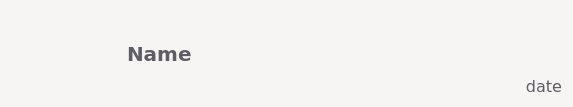
<?xml version="1.0" encoding="UTF-8"?>
<ui version="4.0">
 <class>itemWidget</class>
 <widget class="QWidget" name="itemWidget">
  <property name="geometry">
   <rect>
    <x>0</x>
    <y>0</y>
    <width>573</width>
    <height>103</height>
   </rect>
  </property>
  <property name="palette">
   <palette>
    <active>
     <colorrole role="WindowText">
      <brush brushstyle="SolidPattern">
       <color alpha="255">
        <red>94</red>
        <green>92</green>
        <blue>100</blue>
       </color>
      </brush>
     </colorrole>
     <colorrole role="Button">
      <brush brushstyle="SolidPattern">
       <color alpha="255">
        <red>246</red>
        <green>245</green>
        <blue>244</blue>
       </color>
      </brush>
     </colorrole>
     <colorrole role="Light">
      <brush brushstyle="SolidPattern">
       <color alpha="255">
        <red>255</red>
        <green>255</green>
        <blue>255</blue>
       </color>
      </brush>
     </colorrole>
     <colorrole role="Midlight">
      <brush brushstyle="SolidPattern">
       <color alpha="255">
        <red>250</red>
        <green>250</green>
        <blue>249</blue>
       </color>
      </brush>
     </colorrole>
     <colorrole role="Dark">
      <brush brushstyle="SolidPattern">
       <color alpha="255">
        <red>123</red>
        <green>122</green>
        <blue>122</blue>
       </color>
      </brush>
     </colorrole>
     <colorrole role="Mid">
      <brush brushstyle="SolidPattern">
       <color alpha="255">
        <red>164</red>
        <green>163</green>
        <blue>163</blue>
       </color>
      </brush>
     </colorrole>
     <colorrole role="Text">
      <brush brushstyle="SolidPattern">
       <color alpha="255">
        <red>0</red>
        <green>0</green>
        <blue>0</blue>
       </color>
      </brush>
     </colorrole>
     <colorrole role="BrightText">
      <brush brushstyle="SolidPattern">
       <color alpha="255">
        <red>255</red>
        <green>255</green>
        <blue>255</blue>
       </color>
      </brush>
     </colorrole>
     <colorrole role="ButtonText">
      <brush brushstyle="SolidPattern">
       <color alpha="255">
        <red>0</red>
        <green>0</green>
        <blue>0</blue>
       </color>
      </brush>
     </colorrole>
     <colorrole role="Base">
      <brush brushstyle="SolidPattern">
       <color alpha="255">
        <red>255</red>
        <green>255</green>
        <blue>255</blue>
       </color>
      </brush>
     </colorrole>
     <colorrole role="Window">
      <brush brushstyle="SolidPattern">
       <color alpha="255">
        <red>246</red>
        <green>245</green>
        <blue>244</blue>
       </color>
      </brush>
     </colorrole>
     <colorrole role="Shadow">
      <brush brushstyle="SolidPattern">
       <color alpha="255">
        <red>0</red>
        <green>0</green>
        <blue>0</blue>
       </color>
      </brush>
     </colorrole>
     <colorrole role="AlternateBase">
      <brush brushstyle="SolidPattern">
       <color alpha="255">
        <red>250</red>
        <green>250</green>
        <blue>249</blue>
       </color>
      </brush>
     </colorrole>
     <colorrole role="ToolTipBase">
      <brush brushstyle="SolidPattern">
       <color alpha="255">
        <red>255</red>
        <green>255</green>
        <blue>220</blue>
       </color>
      </brush>
     </colorrole>
     <colorrole role="ToolTipText">
      <brush brushstyle="SolidPattern">
       <color alpha="255">
        <red>0</red>
        <green>0</green>
        <blue>0</blue>
       </color>
      </brush>
     </colorrole>
    </active>
    <inactive>
     <colorrole role="WindowText">
      <brush brushstyle="SolidPattern">
       <color alpha="255">
        <red>94</red>
        <green>92</green>
        <blue>100</blue>
       </color>
      </brush>
     </colorrole>
     <colorrole role="Button">
      <brush brushstyle="SolidPattern">
       <color alpha="255">
        <red>246</red>
        <green>245</green>
        <blue>244</blue>
       </color>
      </brush>
     </colorrole>
     <colorrole role="Light">
      <brush brushstyle="SolidPattern">
       <color alpha="255">
        <red>255</red>
        <green>255</green>
        <blue>255</blue>
       </color>
      </brush>
     </colorrole>
     <colorrole role="Midlight">
      <brush brushstyle="SolidPattern">
       <color alpha="255">
        <red>250</red>
        <green>250</green>
        <blue>249</blue>
       </color>
      </brush>
     </colorrole>
     <colorrole role="Dark">
      <brush brushstyle="SolidPattern">
       <color alpha="255">
        <red>123</red>
        <green>122</green>
        <blue>122</blue>
       </color>
      </brush>
     </colorrole>
     <colorrole role="Mid">
      <brush brushstyle="SolidPattern">
       <color alpha="255">
        <red>164</red>
        <green>163</green>
        <blue>163</blue>
       </color>
      </brush>
     </colorrole>
     <colorrole role="Text">
      <brush brushstyle="SolidPattern">
       <color alpha="255">
        <red>0</red>
        <green>0</green>
        <blue>0</blue>
       </color>
      </brush>
     </colorrole>
     <colorrole role="BrightText">
      <brush brushstyle="SolidPattern">
       <color alpha="255">
        <red>255</red>
        <green>255</green>
        <blue>255</blue>
       </color>
      </brush>
     </colorrole>
     <colorrole role="ButtonText">
      <brush brushstyle="SolidPattern">
       <color alpha="255">
        <red>0</red>
        <green>0</green>
        <blue>0</blue>
       </color>
      </brush>
     </colorrole>
     <colorrole role="Base">
      <brush brushstyle="SolidPattern">
       <color alpha="255">
        <red>255</red>
        <green>255</green>
        <blue>255</blue>
       </color>
      </brush>
     </colorrole>
     <colorrole role="Window">
      <brush brushstyle="SolidPattern">
       <color alpha="255">
        <red>246</red>
        <green>245</green>
        <blue>244</blue>
       </color>
      </brush>
     </colorrole>
     <colorrole role="Shadow">
      <brush brushstyle="SolidPattern">
       <color alpha="255">
        <red>0</red>
        <green>0</green>
        <blue>0</blue>
       </color>
      </brush>
     </colorrole>
     <colorrole role="AlternateBase">
      <brush brushstyle="SolidPattern">
       <color alpha="255">
        <red>250</red>
        <green>250</green>
        <blue>249</blue>
       </color>
      </brush>
     </colorrole>
     <colorrole role="ToolTipBase">
      <brush brushstyle="SolidPattern">
       <color alpha="255">
        <red>255</red>
        <green>255</green>
        <blue>220</blue>
       </color>
      </brush>
     </colorrole>
     <colorrole role="ToolTipText">
      <brush brushstyle="SolidPattern">
       <color alpha="255">
        <red>0</red>
        <green>0</green>
        <blue>0</blue>
       </color>
      </brush>
     </colorrole>
    </inactive>
    <disabled>
     <colorrole role="WindowText">
      <brush brushstyle="SolidPattern">
       <color alpha="255">
        <red>123</red>
        <green>122</green>
        <blue>122</blue>
       </color>
      </brush>
     </colorrole>
     <colorrole role="Button">
      <brush brushstyle="SolidPattern">
       <color alpha="255">
        <red>246</red>
        <green>245</green>
        <blue>244</blue>
       </color>
      </brush>
     </colorrole>
     <colorrole role="Light">
      <brush brushstyle="SolidPattern">
       <color alpha="255">
        <red>255</red>
        <green>255</green>
        <blue>255</blue>
       </color>
      </brush>
     </colorrole>
     <colorrole role="Midlight">
      <brush brushstyle="SolidPattern">
       <color alpha="255">
        <red>250</red>
        <green>250</green>
        <blue>249</blue>
       </color>
      </brush>
     </colorrole>
     <colorrole role="Dark">
      <brush brushstyle="SolidPattern">
       <color alpha="255">
        <red>123</red>
        <green>122</green>
        <blue>122</blue>
       </color>
      </brush>
     </colorrole>
     <colorrole role="Mid">
      <brush brushstyle="SolidPattern">
       <color alpha="255">
        <red>164</red>
        <green>163</green>
        <blue>163</blue>
       </color>
      </brush>
     </colorrole>
     <colorrole role="Text">
      <brush brushstyle="SolidPattern">
       <color alpha="255">
        <red>123</red>
        <green>122</green>
        <blue>122</blue>
       </color>
      </brush>
     </colorrole>
     <colorrole role="BrightText">
      <brush brushstyle="SolidPattern">
       <color alpha="255">
        <red>255</red>
        <green>255</green>
        <blue>255</blue>
       </color>
      </brush>
     </colorrole>
     <colorrole role="ButtonText">
      <brush brushstyle="SolidPattern">
       <color alpha="255">
        <red>123</red>
        <green>122</green>
        <blue>122</blue>
       </color>
      </brush>
     </colorrole>
     <colorrole role="Base">
      <brush brushstyle="SolidPattern">
       <color alpha="255">
        <red>246</red>
        <green>245</green>
        <blue>244</blue>
       </color>
      </brush>
     </colorrole>
     <colorrole role="Window">
      <brush brushstyle="SolidPattern">
       <color alpha="255">
        <red>246</red>
        <green>245</green>
        <blue>244</blue>
       </color>
      </brush>
     </colorrole>
     <colorrole role="Shadow">
      <brush brushstyle="SolidPattern">
       <color alpha="255">
        <red>0</red>
        <green>0</green>
        <blue>0</blue>
       </color>
      </brush>
     </colorrole>
     <colorrole role="AlternateBase">
      <brush brushstyle="SolidPattern">
       <color alpha="255">
        <red>246</red>
        <green>245</green>
        <blue>244</blue>
       </color>
      </brush>
     </colorrole>
     <colorrole role="ToolTipBase">
      <brush brushstyle="SolidPattern">
       <color alpha="255">
        <red>255</red>
        <green>255</green>
        <blue>220</blue>
       </color>
      </brush>
     </colorrole>
     <colorrole role="ToolTipText">
      <brush brushstyle="SolidPattern">
       <color alpha="255">
        <red>0</red>
        <green>0</green>
        <blue>0</blue>
       </color>
      </brush>
     </colorrole>
    </disabled>
   </palette>
  </property>
  <property name="font">
   <font>
    <family>MS Shell Dlg 2</family>
   </font>
  </property>
  <property name="windowTitle">
   <string>Form</string>
  </property>
  <layout class="QHBoxLayout" name="horizontalLayout">
   <item>
    <widget class="QLabel" name="cover_label">
     <property name="minimumSize">
      <size>
       <width>110</width>
       <height>85</height>
      </size>
     </property>
     <property name="maximumSize">
      <size>
       <width>110</width>
       <height>85</height>
      </size>
     </property>
     <property name="text">
      <string/>
     </property>
     <property name="scaledContents">
      <bool>true</bool>
     </property>
    </widget>
   </item>
   <item>
    <widget class="QLabel" name="name_label">
     <property name="sizePolicy">
      <sizepolicy hsizetype="MinimumExpanding" vsizetype="Preferred">
       <horstretch>0</horstretch>
       <verstretch>0</verstretch>
      </sizepolicy>
     </property>
     <property name="palette">
      <palette>
       <active>
        <colorrole role="WindowText">
         <brush brushstyle="SolidPattern">
          <color alpha="255">
           <red>94</red>
           <green>92</green>
           <blue>100</blue>
          </color>
         </brush>
        </colorrole>
        <colorrole role="Text">
         <brush brushstyle="SolidPattern">
          <color alpha="255">
           <red>94</red>
           <green>92</green>
           <blue>100</blue>
          </color>
         </brush>
        </colorrole>
        <colorrole role="ButtonText">
         <brush brushstyle="SolidPattern">
          <color alpha="255">
           <red>94</red>
           <green>92</green>
           <blue>100</blue>
          </color>
         </brush>
        </colorrole>
       </active>
       <inactive>
        <colorrole role="WindowText">
         <brush brushstyle="SolidPattern">
          <color alpha="255">
           <red>94</red>
           <green>92</green>
           <blue>100</blue>
          </color>
         </brush>
        </colorrole>
        <colorrole role="Text">
         <brush brushstyle="SolidPattern">
          <color alpha="255">
           <red>94</red>
           <green>92</green>
           <blue>100</blue>
          </color>
         </brush>
        </colorrole>
        <colorrole role="ButtonText">
         <brush brushstyle="SolidPattern">
          <color alpha="255">
           <red>94</red>
           <green>92</green>
           <blue>100</blue>
          </color>
         </brush>
        </colorrole>
       </inactive>
       <disabled>
        <colorrole role="WindowText">
         <brush brushstyle="SolidPattern">
          <color alpha="255">
           <red>94</red>
           <green>92</green>
           <blue>100</blue>
          </color>
         </brush>
        </colorrole>
        <colorrole role="Text">
         <brush brushstyle="SolidPattern">
          <color alpha="255">
           <red>94</red>
           <green>92</green>
           <blue>100</blue>
          </color>
         </brush>
        </colorrole>
        <colorrole role="ButtonText">
         <brush brushstyle="SolidPattern">
          <color alpha="255">
           <red>94</red>
           <green>92</green>
           <blue>100</blue>
          </color>
         </brush>
        </colorrole>
       </disabled>
      </palette>
     </property>
     <property name="font">
      <font>
       <family>DejaVu Sans</family>
       <pointsize>15</pointsize>
       <weight>75</weight>
       <italic>false</italic>
       <bold>true</bold>
      </font>
     </property>
     <property name="styleSheet">
      <string notr="true">color: rgb(94, 92, 100);
font: bold 15pt;</string>
     </property>
     <property name="text">
      <string>Name</string>
     </property>
     <property name="scaledContents">
      <bool>false</bool>
     </property>
     <property name="wordWrap">
      <bool>true</bool>
     </property>
    </widget>
   </item>
   <item>
    <layout class="QVBoxLayout" name="verticalLayout">
     <item>
      <spacer name="verticalSpacer">
       <property name="orientation">
        <enum>Qt::Vertical</enum>
       </property>
       <property name="sizeHint" stdset="0">
        <size>
         <width>20</width>
         <height>40</height>
        </size>
       </property>
      </spacer>
     </item>
     <item>
      <widget class="QLabel" name="date_label">
       <property name="sizePolicy">
        <sizepolicy hsizetype="Preferred" vsizetype="Preferred">
         <horstretch>0</horstretch>
         <verstretch>0</verstretch>
        </sizepolicy>
       </property>
       <property name="palette">
        <palette>
         <active>
          <colorrole role="WindowText">
           <brush brushstyle="SolidPattern">
            <color alpha="255">
             <red>94</red>
             <green>92</green>
             <blue>100</blue>
            </color>
           </brush>
          </colorrole>
          <colorrole role="Text">
           <brush brushstyle="SolidPattern">
            <color alpha="255">
             <red>94</red>
             <green>92</green>
             <blue>100</blue>
            </color>
           </brush>
          </colorrole>
          <colorrole role="ButtonText">
           <brush brushstyle="SolidPattern">
            <color alpha="255">
             <red>94</red>
             <green>92</green>
             <blue>100</blue>
            </color>
           </brush>
          </colorrole>
         </active>
         <inactive>
          <colorrole role="WindowText">
           <brush brushstyle="SolidPattern">
            <color alpha="255">
             <red>94</red>
             <green>92</green>
             <blue>100</blue>
            </color>
           </brush>
          </colorrole>
          <colorrole role="Text">
           <brush brushstyle="SolidPattern">
            <color alpha="255">
             <red>94</red>
             <green>92</green>
             <blue>100</blue>
            </color>
           </brush>
          </colorrole>
          <colorrole role="ButtonText">
           <brush brushstyle="SolidPattern">
            <color alpha="255">
             <red>94</red>
             <green>92</green>
             <blue>100</blue>
            </color>
           </brush>
          </colorrole>
         </inactive>
         <disabled>
          <colorrole role="WindowText">
           <brush brushstyle="SolidPattern">
            <color alpha="255">
             <red>94</red>
             <green>92</green>
             <blue>100</blue>
            </color>
           </brush>
          </colorrole>
          <colorrole role="Text">
           <brush brushstyle="SolidPattern">
            <color alpha="255">
             <red>94</red>
             <green>92</green>
             <blue>100</blue>
            </color>
           </brush>
          </colorrole>
          <colorrole role="ButtonText">
           <brush brushstyle="SolidPattern">
            <color alpha="255">
             <red>94</red>
             <green>92</green>
             <blue>100</blue>
            </color>
           </brush>
          </colorrole>
         </disabled>
        </palette>
       </property>
       <property name="font">
        <font>
         <family>DejaVu Sans</family>
         <pointsize>12</pointsize>
         <weight>50</weight>
         <italic>false</italic>
         <bold>false</bold>
         <underline>false</underline>
        </font>
       </property>
       <property name="styleSheet">
        <string notr="true">color: rgb(94, 92, 100);
font: 12pt;</string>
       </property>
       <property name="text">
        <string>date</string>
       </property>
       <property name="alignment">
        <set>Qt::AlignRight|Qt::AlignTrailing|Qt::AlignVCenter</set>
       </property>
      </widget>
     </item>
    </layout>
   </item>
  </layout>
 </widget>
 <resources/>
 <connections/>
</ui>
